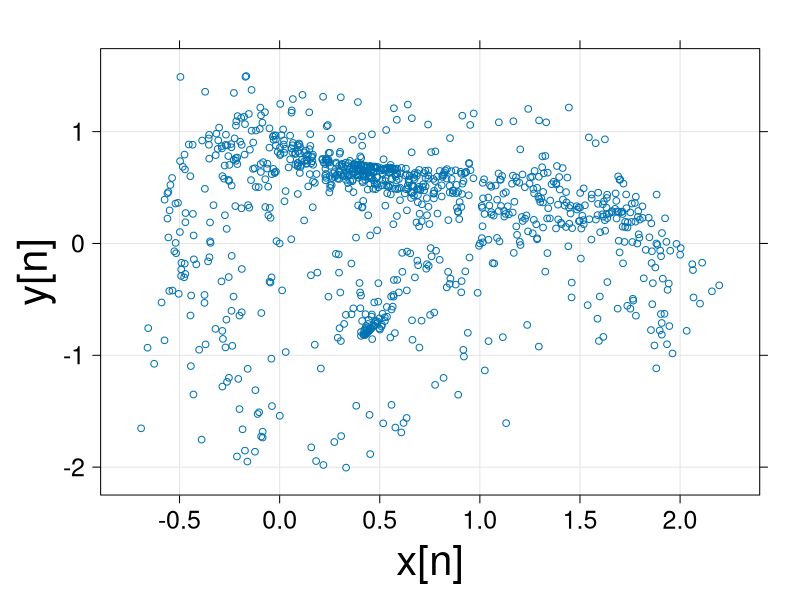

Generate this figure with R:
library(lattice) ##xyplot
#reference

ikeda.map = function(X,p,u,k,alpha){
  X.new=X
  
  
  X.new[1,] = p + (u * ( X[1,]*cos(X[3,]) - X[2,]*sin(X[3,]) )) ## x
  X.new[2,] = u * ( X[1,]*sin(X[3,]) - X[2,]*cos(X[3,]) ) ##y
  
  X.new[3,] = (k) - ((alpha) / (1 + X[1,]*X[1,] + X[2,]*X[2,]))   ##t

  X=X.new
  return(X.new)  
}



x <- matrix(c(0,0,0),ncol=1) ## initial conditions

 ikeda.map.ts = function(timesteps,x,p,u,k,alpha) {
   x.ts = matrix(nrow=3,ncol=timesteps)
   x.ts[,1] = x[,1]
   for (t in (2:timesteps)) {
     x = ikeda.map(x,p,u,k,alpha)
     x.ts[,t] = x
  }
   return(x.ts)
 }


N <- 1000
ikedats<-ikeda.map.ts(N,x,1.0,0.9,0.4,6.0)

#plot(ikedats[1,],ikedats[2,], pch = ".", type = "l")

# plot 2D 
p <- xyplot(ikedats[2,] ~ ikedats[1,],
        main=list(label="", cex=2.5),
        xlab=list(label="x[n]", cex=2.5),
        ylab=list(label="y[n]", cex=2.5),
        scales=list(cex=1.5),# labels from the        
        grid=TRUE)

plot(p)
  
# Plot time-series 
#plot.ts(ikedats[1,],)
#plot.ts(ikedats[2,])

write(ikedats[1,], file = "ikeda_xn.dat", ncolumns=1)
write(ikedats[2,], file = "ikeda_yn.dat", ncolumns=1)
